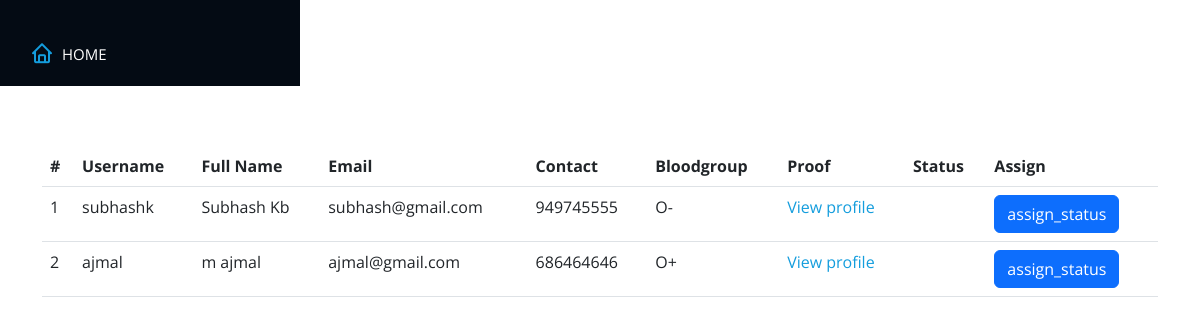
The app's page /admrecreq with its own data.
### home/models.py (models this page shows)
class Rdetail(models.Model):
    username=models.CharField(max_length=20)
    fname=models.CharField(max_length=20)
    rdob=models.DateField()
    remail=models.EmailField()
    rmobno=models.IntegerField()
    rge=models.CharField(max_length=10)
    rage=models.IntegerField()
    rbg=models.CharField(max_length=10)
    raddress=models.CharField(max_length=30)
    roccupation=models.CharField(max_length=10)
    rweight=models.IntegerField()
    rheight=models.IntegerField()
    ran=models.CharField(max_length=10)
    rtmr=models.CharField(max_length=10)
    rlrd=models.DateField()
    rdbo=models.CharField(max_length=10)
    rimage=models.ImageField(upload_to='pictures')

### home/views.py (the view)
# urls.py: path('admrecreq',views.admrecreq, name='admrecreq'),
def admrecreq(request):
 rd=Rdetail.objects.all()
 rd1=Rdetail2.objects.all()
 return render(request,'admrecreq.html',{'rd':rd,'rd1':rd1})

### home/templates/admrecreq.html (shortened to what this page needs)
{% load static %}
<!DOCTYPE html>
<html lang="en">
<head>
  <link href="{% static '/vendor/bootstrap/css/bootstrap.min.css' %}" rel="stylesheet">
  <link href="{% static '/vendor/bootstrap-icons/bootstrap-icons.css' %}" rel="stylesheet">
  <link href="{% static '/vendor/boxicons/css/boxicons.min.css' %}" rel="stylesheet">
  <link href="{% static  '/vendor/glightbox/css/glightbox.min.css' %}" rel="stylesheet">
  <link href="{% static '/vendor/swiper/swiper-bundle.min.css' %}" rel="stylesheet">
  <link href="{% static '/vendor/bootstrap/css/bootstrap.min.css' %}" rel="stylesheet">
</head>
<body>
  {% load static %}
  <header id="header">
    <div class="d-flex flex-column">
      <nav id="navbar" class="nav-menu navbar">
        <ul>
          <li><a href="/admrec" class="nav-link scrollto active"><i class="bx bx-home"></i> <span>HOME</span></a></li>
    </div>
  </header>
  <section id="about" class="about">
    <div class="container">
        <div class="table-responsive">
            <table class="table table-hover">
              <thead>
                <tr>
                  <th>#</th>
                  <th>Username</th>
                  <th>Full Name</th>
                  <th>Email</th>
                  <th>Contact</th>
                  <th>Bloodgroup</th>
                  <th>Proof</th>
                  <th>Status</th>
                    <th>Assign</th>
              </tr>
          </thead>
          <tbody>
          {% for user in rd %}
              <tr>
                <td>{{forloop.counter}}</td>
                <td>{{user.username}}</td>
                  <td>{{user.fname}}</td>
                  <td>{{user.remail}}</td>
                  <td>{{user.rmobno}}</td>
                  <td>{{user.rbg}}</td>
                  <td><a href="/recsearch/{{user.username}}">View profile</a></td>
                  <td></td>
                  <td><button class="btn btn-primary">assign_status</button></a></td>
                 </tr>
            {% endfor %}
      </tbody>
  </table>
  {% load static %}
  {% load static %}
</body>
</html>

### home/templates/admrecreq.html (style rules this page uses)
body { font-family: "Open Sans", sans-serif; color: #272829; }
a { color: #149ddd; text-decoration: none; }
#header { position: hover; top: 0; left: 0; bottom: 0; width: 300px; transition: all ease-in-out 0.5s; z-index: 9997; transition: all 0.5s; padding: 0 15px; background: #040b14; overflow-y: auto; }
.nav-menu { padding: 30px 0 0 0; }
.nav-menu * { margin: 0; padding: 0; list-style: none; }
.nav-menu>ul>li { position: relative; white-space: nowrap; }
.nav-menu a, .nav-menu a:focus { display: flex; align-items: center; color: #a8a9b4; padding: 12px 15px; margin-bottom: 8px; transition: 0.3s; font-size: 15px; }
.nav-menu a i, .nav-menu a:focus i { font-size: 24px; padding-right: 8px; color: #6f7180; }
.nav-menu a:hover, .nav-menu .active, .nav-menu .active:focus, .nav-menu li:hover>a { text-decoration: none; color: #fff; }
.nav-menu a:hover i, .nav-menu .active i, .nav-menu .active:focus i, .nav-menu li:hover>a i { color: #149ddd; }
section { padding: 60px 0; overflow: hidden; }

### records on screen
Rdetail: username "subhashk", fname "Subhash Kb", remail "subhash@gmail.com", rmobno "949745555", rbg "O-"
Rdetail: username "ajmal", fname "m ajmal", remail "ajmal@gmail.com", rmobno "686464646", rbg "O+"
